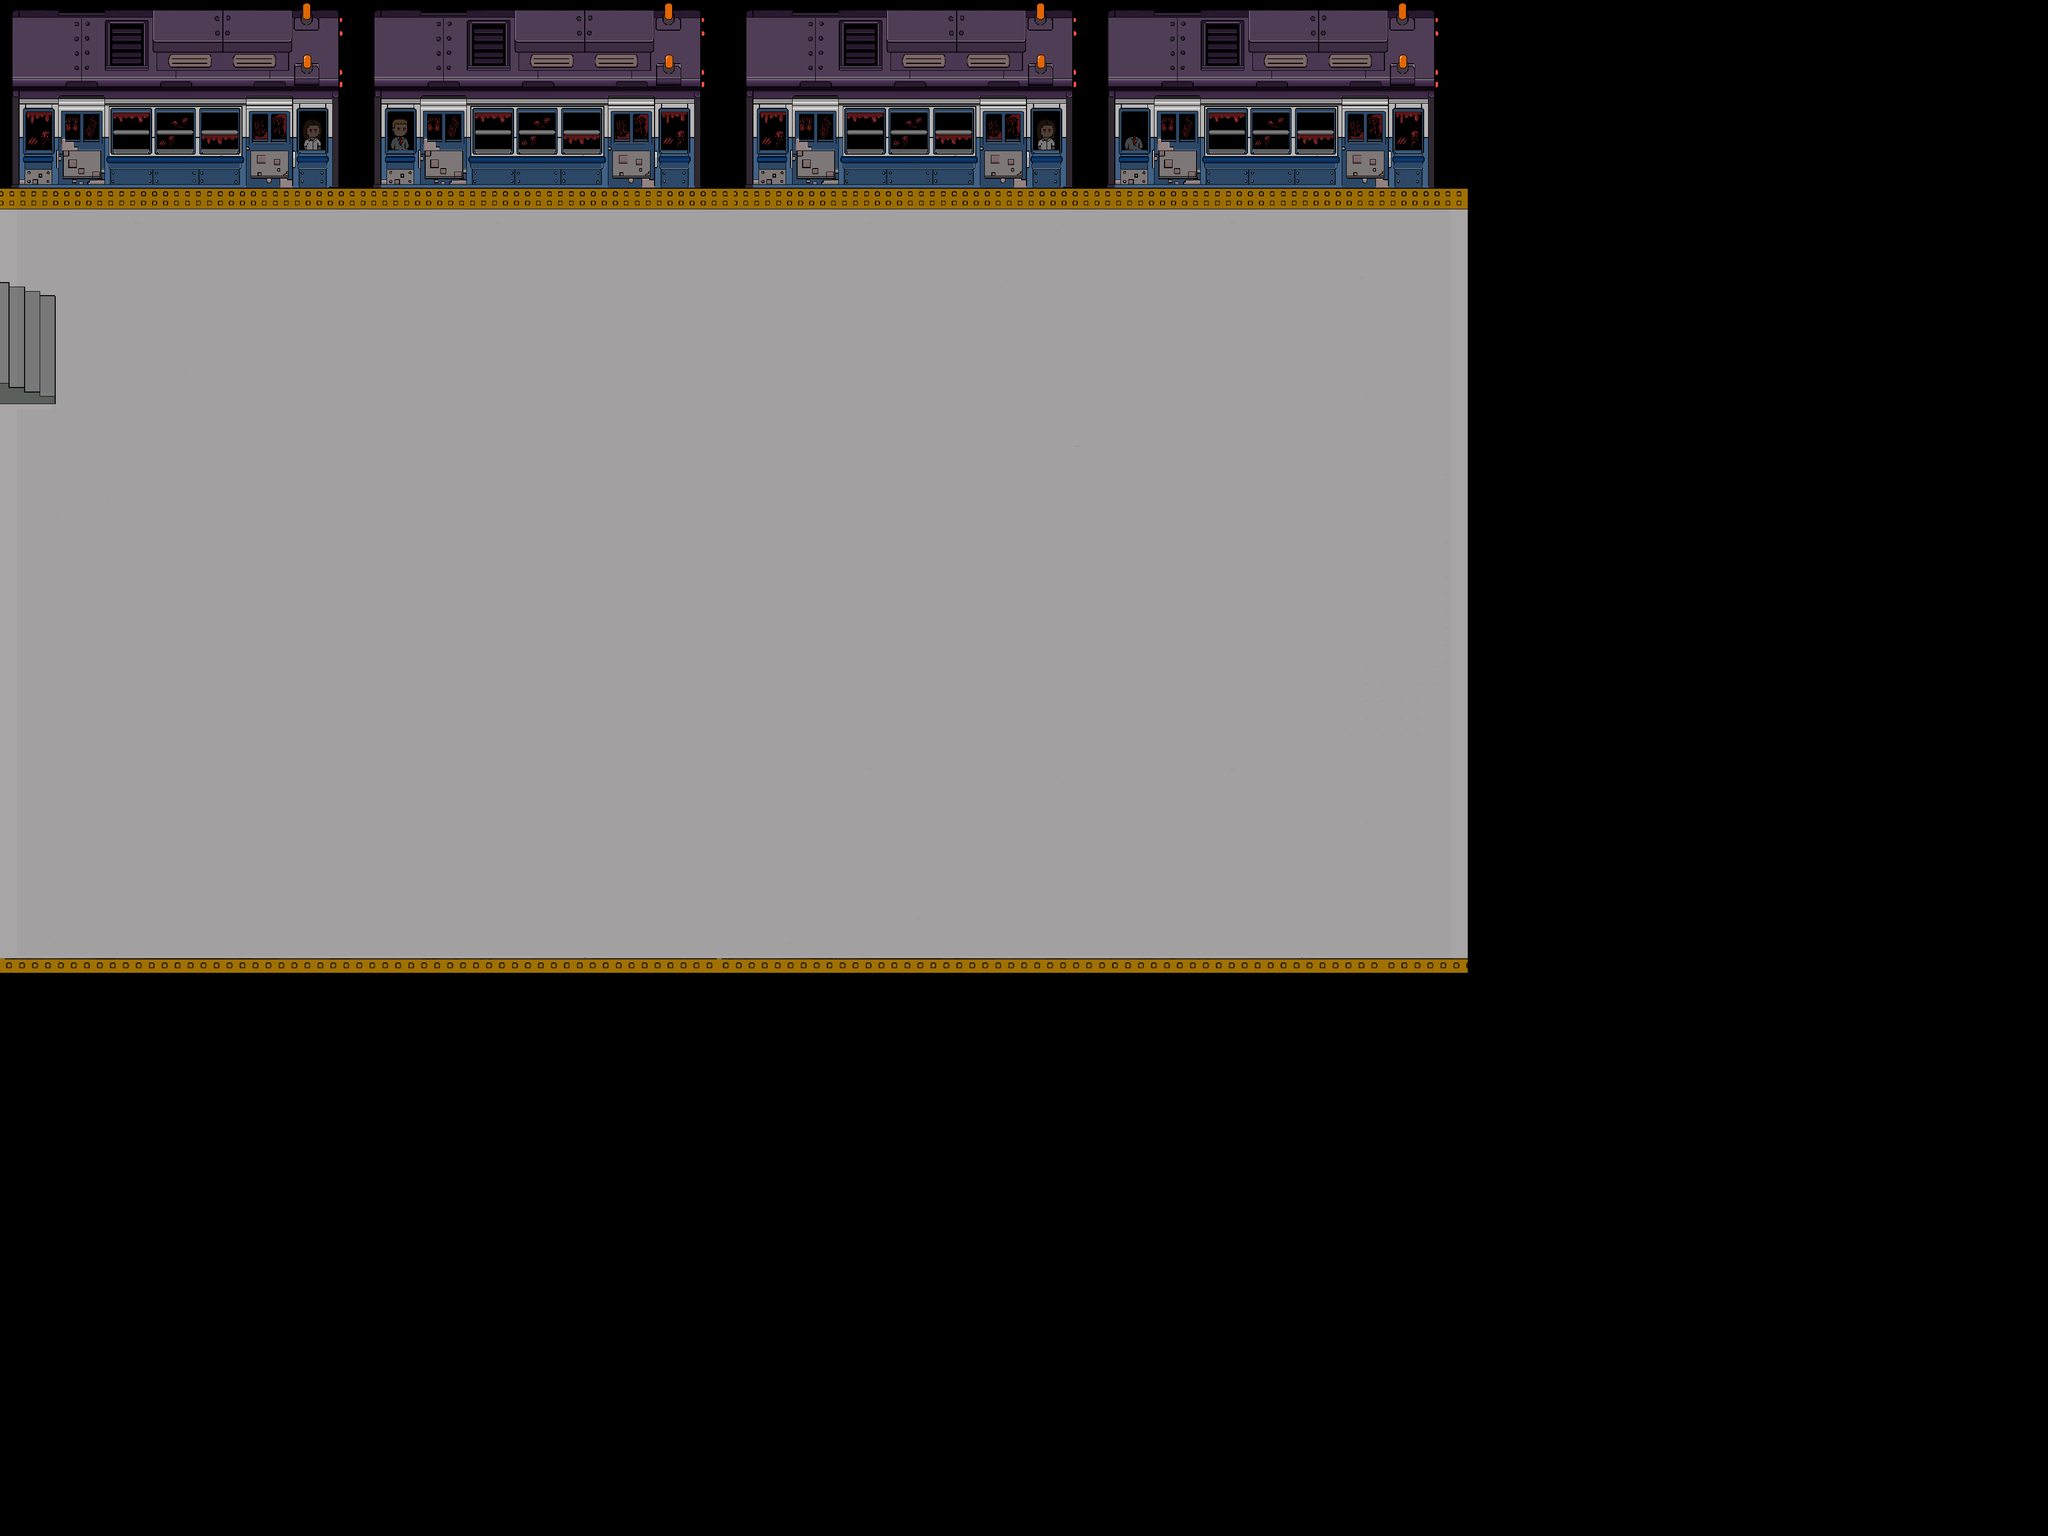

A level layout from a 2D game, rendered from its tile map. Below: a short description, then the map file with tile-grid data replaced by summaries:
An orthogonal 120x90 tile map with 34x34 px tiles, 2 tile layers (fondo, colision), 3 tilesets and 117 objects (escalera, next, botella).

<map version="1.9" tiledversion="1.9.2" orientation="orthogonal" renderorder="right-down" width="120" height="90" tilewidth="34" tileheight="34" infinite="0" nextlayerid="10" nextobjectid="259">
 <editorsettings>
  <export target="LEVEL_02.json" format="json" />
 </editorsettings>
 <tileset firstgid="1" name="dec" tilewidth="198" tileheight="440" tilecount="14" columns="0">
  <grid orientation="orthogonal" width="1" height="1" />
  <tile id="4" class="Basura">
   <image width="68" height="118" source="../level 2-4/Basura.png" />
  </tile>
  <tile id="6" class="carrito">
   <image width="75" height="72" source="../level 2-4/carrito bebe.png" />
  </tile>
  <tile id="7" class="latas">
   <image width="73" height="51" source="../level 2-4/Latas.png" />
  </tile>
  <tile id="8" class="maletas">
   <image width="83" height="100" source="../level 2-4/Maletas.png" />
  </tile>
  <tile id="9" class="panel">
   <image width="98" height="119" source="../level 2-4/Panel.png" />
  </tile>
  <tile id="10" class="papeles">
   <image width="55" height="59" source="../level 2-4/Papeles.png" />
  </tile>
  <tile id="11" class="rata">
   <image width="89" height="28" source="../level 2-4/rata.png" />
  </tile>
  <tile id="12" class="señor">
   <image width="110" height="81" source="../level 2-4/señor sin cabeza.png" />
  </tile>
  <tile id="13" class="silla">
   <image width="54" height="142" source="../level 2-4/Silla.png" />
  </tile>
  <tile id="14" class="sillones">
   <image width="126" height="440" source="../level 2-4/sillones.png" />
  </tile>
  <tile id="15" class="doscarteles">
   <image width="198" height="118" source="../level 2-4/dos carteles.png" />
  </tile>
  <tile id="16" class="cartel">
   <image width="124" height="119" source="../level 2-4/cartel2.png" />
  </tile>
  <tile id="17" class="cabeza">
   <image width="65" height="52" source="../level 2-4/cabeza.png" />
  </tile>
  <tile id="18">
   <image width="112" height="243" source="../level 2-4/Escaleras.png" />
  </tile>
 </tileset>
 <tileset firstgid="20" name="mapa" tilewidth="34" tileheight="34" tilecount="1376" columns="43">
  <image source="../level 2-4/estacion1.3.png" width="1493" height="1120" />
 </tileset>
 <tileset firstgid="1396" name="obj" tilewidth="380" tileheight="140" tilecount="5" columns="0">
  <grid orientation="orthogonal" width="1" height="1" />
  <tile id="0" class="cardBoard">
   <image width="55" height="63" source="../objects/cajaCarton.png" />
  </tile>
  <tile id="1" class="woodBox">
   <image width="55" height="72" source="../objects/cajaMadera.png" />
  </tile>
  <tile id="2" class="persecutor">
   <image width="74" height="99" source="objetos/persecutor.png" />
  </tile>
  <tile id="3" class="lanzador">
   <image width="70" height="102" source="objetos/lanzador.png" />
  </tile>
  <tile id="4">
   <image width="380" height="140" source="../weapons/bottle.png" />
  </tile>
 </tileset>
 <layer id="5" name="fondo" width="120" height="90" opacity="0.97">
  <data>[10800 cells, 4902 non-empty, 1349 distinct tile ids]</data>
 </layer>
 <layer id="6" name="colision" width="120" height="90">
  <data>[10800 cells, 1124 non-empty, 542 distinct tile ids]</data>
 </layer>
 <objectgroup id="4" name="dec">
  <object id="28" gid="2147483657" x="2711.33" y="1216" width="83" height="100" />
  <object id="31" gid="15" x="1123.33" y="1121.33" width="126" height="440" />
  <object id="32" gid="15" x="1120.44" y="1720.49" width="126" height="440" />
  <object id="33" gid="15" x="1495.33" y="1121.33" width="126" height="440" />
  <object id="34" gid="15" x="1495.33" y="1721.33" width="126" height="440" />
  <object id="35" gid="15" x="1918.33" y="1129.33" width="126" height="440" />
  <object id="36" gid="15" x="1912.33" y="1755.33" width="126" height="440" />
  <object id="37" gid="15" x="2446.33" y="1125.33" width="126" height="440" />
  <object id="38" gid="15" x="2454.21" y="1755.15" width="126" height="440" />
  <object id="46" gid="17" x="51.333" y="564" width="124" height="119" />
  <object id="47" gid="5" x="38" y="917" width="68" height="118" />
  <object id="50" gid="9" x="1250.33" y="1285.33" width="83" height="100" />
  <object id="54" gid="16" x="1646.33" y="1312.33" width="198" height="118" />
  <object id="55" gid="13" x="1856.33" y="1312.33" width="110" height="81" />
  <object id="57" gid="2147483657" x="1336.33" y="1285.33" width="83" height="100" />
  <object id="58" gid="9" x="1386.33" y="1333.33" width="83" height="100" />
  <object id="59" gid="2147483657" x="1306.33" y="1349.33" width="83" height="100" />
  <object id="94" gid="17" x="1649.33" y="733.333" width="124" height="119" />
  <object id="95" gid="17" x="1787.33" y="735.333" width="124" height="119" />
  <object id="96" gid="8" x="1427.33" y="1364.33" width="73" height="51" />
  <object id="97" gid="8" x="1938.33" y="1822.33" width="73" height="51" />
  <object id="103" gid="8" x="1987.33" y="1853.33" width="73" height="51" />
  <object id="105" gid="8" x="1902.36" y="1840.89" width="73" height="51" rotation="32.2855" />
  <object id="106" gid="8" x="1988.33" y="1900.33" width="73" height="51" />
  <object id="107" gid="8" x="1925.37" y="1922.79" width="73" height="51" rotation="328.035" />
  <object id="148" gid="16" x="2124" y="811" width="198" height="118" />
  <object id="150" gid="18" x="2316" y="807" width="65" height="52" />
  <object id="161" gid="2147483656" x="2585" y="1242.67" width="73" height="51" />
  <object id="163" gid="5" x="2513" y="1311" width="68" height="118" />
  <object id="164" gid="8" x="2575" y="1183" width="73" height="51" />
  <object id="170" gid="10" x="2826" y="1139" width="98" height="119" />
  <object id="171" gid="18" x="2437.33" y="1900.67" width="65" height="52" />
  <object id="172" gid="12" x="2513.33" y="1900.67" width="89" height="28" />
  <object id="174" gid="5" x="2514" y="1859" width="68" height="118" />
  <object id="191" gid="15" x="675.652" y="1724.36" width="126" height="440" />
  <object id="192" gid="15" x="671.652" y="1112.36" width="126" height="440" />
  <object id="193" gid="15" x="307.652" y="1108.36" width="126" height="440" />
  <object id="194" gid="15" x="307.652" y="1708.36" width="126" height="440" />
  <object id="195" gid="5" x="28.6515" y="1711.36" width="68" height="118" />
  <object id="200" gid="7" x="2819" y="478" width="75" height="72" />
  <object id="201" gid="18" x="-4" y="1906" width="65" height="52" />
  <object id="202" gid="12" x="14" y="962" width="89" height="28" />
  <object id="258" name="escalera" gid="2147483667" x="2811.33" y="1859.83" width="112" height="243" />
 </objectgroup>
 <objectgroup id="7" name="objetos">
  <object id="18" gid="1396" x="1128.67" y="1277.5" width="55" height="63" />
  <object id="40" gid="1397" x="1187.17" y="1294.83" width="55" height="72" />
  <object id="48" gid="1396" x="1129.33" y="1230.33" width="55" height="63" />
  <object id="73" gid="1396" x="1130" y="1179.34" width="55" height="63.6667" />
  <object id="75" gid="1396" x="1292.16" y="767.167" width="55" height="63" />
  <object id="76" gid="1396" x="1255.16" y="726.834" width="55" height="63" />
  <object id="77" gid="1396" x="1317.66" y="727.167" width="55" height="63" />
  <object id="78" gid="1396" x="1379.17" y="727.667" width="55" height="63" />
  <object id="79" gid="1397" x="1251.17" y="827.834" width="55" height="72" />
  <object id="80" gid="1397" x="1311" y="827.834" width="55" height="72" />
  <object id="81" gid="1397" x="1368" y="834.667" width="55" height="72" />
  <object id="83" gid="1397" x="1433.17" y="828" width="55" height="72" />
  <object id="84" gid="1398" x="841.667" y="1248" width="74" height="99" />
  <object id="85" gid="1398" x="876.333" y="1601.09" width="74" height="99" />
  <object id="86" gid="1397" x="955.667" y="1714" width="55" height="72" />
  </objectgroup>
</map>
<!-- 59 of 117 objects omitted -->
